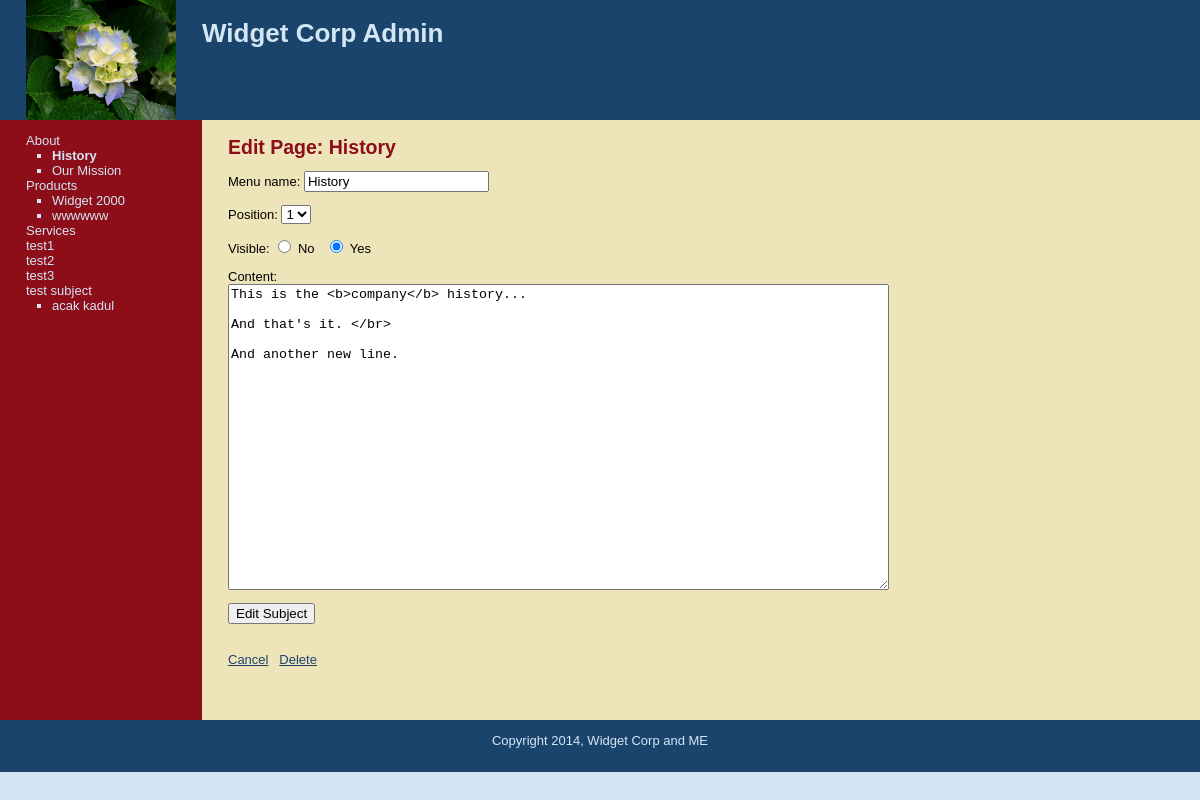
Page /edit_page.php?page=1 on the committed database.
### tables this page shows
CREATE TABLE IF NOT EXISTS `logo` (
  `id` int(11) NOT NULL AUTO_INCREMENT,
  `title` varchar(20) NOT NULL,
  `body` text NOT NULL,
  `gambar` text NOT NULL,
  PRIMARY KEY (`id`)
);

CREATE TABLE IF NOT EXISTS `subjects` (
  `id` int(11) NOT NULL AUTO_INCREMENT,
  `menu_name` varchar(30) NOT NULL,
  `position` int(3) NOT NULL,
  `visible` tinyint(1) NOT NULL,
  PRIMARY KEY (`id`)
);

CREATE TABLE IF NOT EXISTS `pages` (
  `id` int(11) NOT NULL AUTO_INCREMENT,
  `subject_id` int(11) NOT NULL,
  `menu_name` varchar(30) NOT NULL,
  `position` int(3) NOT NULL,
  `visible` tinyint(1) NOT NULL,
  `content` text NOT NULL,
  PRIMARY KEY (`id`)
);

### public/edit_page.php (the view, shortened to what this page needs)
<?php require_once("../includes/db_connection.php"); ?>
<?php require_once("../includes/functions.php"); ?>
<?php find_selected_page();?>
<?php $layout_context = "admin";?>
<?php include("../includes/layouts/header.php"); ?>
		<div id="main">
			<div id="navigation">
				 <?php echo navigation($current_subject, $current_page); ?>
			</div>
			<div id="page">
				<h2>Edit Page: <?php echo htmlentities($current_page["menu_name"]) ?></h2>
				<form action="edit_page.php?page=<?php echo urlencode($current_page["id"]) ?>" method="post">
					<p>Menu name:
						<input type="text" name="menu_name" value="<?php echo htmlentities($current_page["menu_name"]) ?>" />
					</p>
					<p>Position:
						<select name="position">
						<?php
							 $page_set = find_pages_for_subject($current_page["subject_id"]);
							 $page_count = mysqli_num_rows($page_set);
								for ($count=1; $count <= $page_count; $count++){
									echo "<option value=\"{$count}\"";
								if ($current_page["position"] == $count){
								echo " selected";
								}
							 echo ">{$count}</option>";
						}?>
						</select>
					</p>
					<p>Visible:
						<input type="radio" name="visible" value="0" <?php if ($current_page["visible"] == 0) {echo "checked";}?>/> No
						&nbsp;
						<input type="radio" name="visible" value="1" <?php if ($current_page["visible"] == 1) {echo "checked";}?>/> Yes
					</p>
					<p>Content:</br>
					 <textarea name="content" rows="20" cols="80"><?php echo htmlentities($current_page["content"]); ?></textarea>
					</p>
					<input type="submit" name="submit" value="Edit Subject" />
				</form>
				<br />
				<a href="manage_content.php">Cancel</a>
				<a href="delete_page.php?page=<?php echo urlencode($current_page["id"]) ?>" onclick="return confirm('Are You Sure?');">Delete</a>
			</div>
		</div>
<?php include("../includes/layouts/footer.php"); ?>

### includes/layouts/header.php (shortened to what this page needs)
<?php require_once("../includes/db_connection.php"); ?>
<?php
 $sql = "SELECT *
		FROM logo
		ORDER BY id DESC
		LIMIT 1";
$hasil = mysqli_query($connection, $sql);
$baris = mysqli_fetch_assoc($hasil);
?>
<html>
	<head>
		<link href="css/public.css" media="all" rel="stylesheet" type="text/css"/>
	</head>
	<body>
		<div id="header">
			<div id="logo">
			<img src="<?php echo $baris["gambar"]; ?>"/>
			</div>
			<div id="judul">
				<h1>Widget Corp <?php if ($layout_context == "admin") {
				echo "Admin"; }?> </h1>
			</div>
		</div>

### includes/functions.php (shortened to what this page needs)
<?php
	function find_all_subjects($public = true){
		global $connection;
		$query = "SELECT * ";
		$query .= "FROM subjects ";
		$query .= "ORDER BY position ASC";
		$subject_set = mysqli_query($connection, $query);
		return $subject_set;
	}
	function find_pages_for_subject($subject_id, $public=true){
		global $connection;
		$safe_subject_id = mysqli_real_escape_string($connection, $subject_id);
		$query = "SELECT * ";
		$query .="FROM pages ";
		$query .= "WHERE subject_id = {$safe_subject_id} ";
		if($public){
		 $query .= "AND visible = 1 ";
		}
		$query .= "ORDER BY position ASC";
		$page_set = mysqli_query($connection, $query);
		return $page_set;
	}
	function find_page_by_id($page_id, $public=true){
	 	global $connection;
		$safe_page_id = mysqli_real_escape_string($connection, $page_id);
		$query = "SELECT * FROM pages WHERE id = {$safe_page_id} ";
		$query .=  "limit 1";
		$page_set = mysqli_query($connection, $query);
		if($page = mysqli_fetch_assoc($page_set)){
			return $page;
		} else {
		 return null;
		 };
	}
	function find_selected_page($public=false){
	 if (isset($_GET["subject"])){
	  $current_subject = find_subject_by_id($_GET["subject"], $public);
	  if($current_subject && $public){
	    $current_subject = find_subject_by_id($_GET["subject"], $public);
	  } else {
	    $current_page = null;
	  }
	  if($public){
		$current_page = find_default_page_for_subject($current_subject["id"]);
	  } else {
		  $current_page = null;
		}
	  }else if (isset($_GET["page"])){
	   $current_page = find_page_by_id($_GET["page"], $public);
	   $current_subject = null;
	  } else {
	   $current_subject = null;
	   $current_page = null;
	  }
	}
	function navigation($subject_array, $page_array){
		$output = "<ul class=\"subjects\">";
		$subject_set = find_all_subjects(false);
		while($subject = mysqli_fetch_assoc($subject_set)){
			$output .= "<li";
			$output .= ">";
			$output .= "<a href=\"manage_content.php?subject=";
			$output .= urlencode($subject["id"]);
			$output .= "\">";
			$output .= htmlentities($subject["menu_name"]);
			$output .= "</a>";
			$page_set = find_pages_for_subject($subject["id"], false);
			$output .= "<ul class=\" pages\">";
			while($page = mysqli_fetch_assoc($page_set)){
			  $output .=  "<li";
				if ($page_array && $page["id"] == $page_array["id"]) {
				$output .=  " class = 'selected' ";
				}
			  $output .=  ">";
			$output .= "<a href=\"manage_content.php?page=";
			$output .=  urlencode($page["id"]);
			$output .= "\">";
			$output .=  htmlentities($page["menu_name"]);
			$output .= "</a></li> ";
			 }
			$output .= "</ul></li>";
		}
		$output .= "</ul>";
		return $output;
	}
	?>

### public/css/public.css (style rules this page uses)
html { height: 100%; width: 100%; }
body { width: 100%; height: 100%; margin: 0px; padding: 0px; border: 0px; font-family: Verdana, Arial, Helvetica, sans-serif; background: #D4E6F4; font-size: 13px; line-height: 15px; }
img { border: none; }
a { color: #8D0D19; }
a { color: #1A446C; }
#header { height: 120px; margin: 0px; padding: 0px; text-align: left; background: #1A446C; color: #D4E6F4; }
#header h1 { padding: 1em; margin: 0px; }
#main { margin: 0px; padding: 0px; height: 600px; width: 100%; background: #EEE4B9; }
#logo { float: left; height: 100%; width: 150px; padding: 0em 2em; color: #D4E6F4; }
#logo img { height: 120px; width: 150px; }
#navigation { float: left; height: 100%; width: 150px; padding: 0em 2em; color: #D4E6F4; background: #8D0D19; }
#navigation a { color: #D4E6F4; text-decoration: none; }
ul.subjects { margin: 1em 0; padding-left: 0; list-style: none; }
ul.pages { padding-left: 2em; list-style: square; font-weight: normal; }
.selected { font-weight: bold; }
#page { float: left; height: 100%; padding-left: 2em; vertical-align: top; background: #EEE4B9; }
#page h2 { color: #8D0D19; margin-top: 1em; }

### rows in the picture
logo: gambar (picture)
subjects: value "About"
pages: value "History", menu_name "History", position "1", visible "☑", content "This is the <b>company</b> history... And that's it. </br> And another new line."
pages: value "Our Mission"
subjects: value "Products"
pages: value "Widget 2000"
pages: value "wwwwww"
subjects: value "Services"
subjects: value "test1"
subjects: value "test2"
subjects: value "test3"
subjects: value "test subject"
pages: value "acak kadul"
